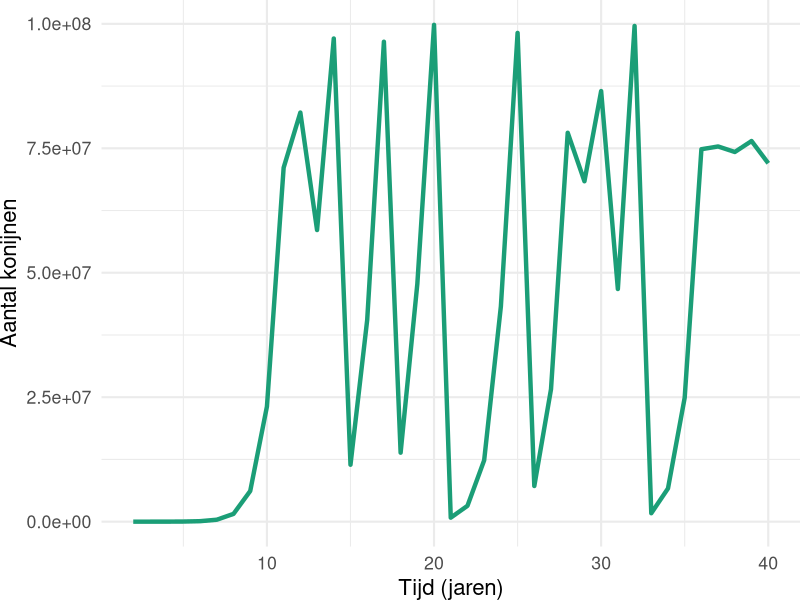
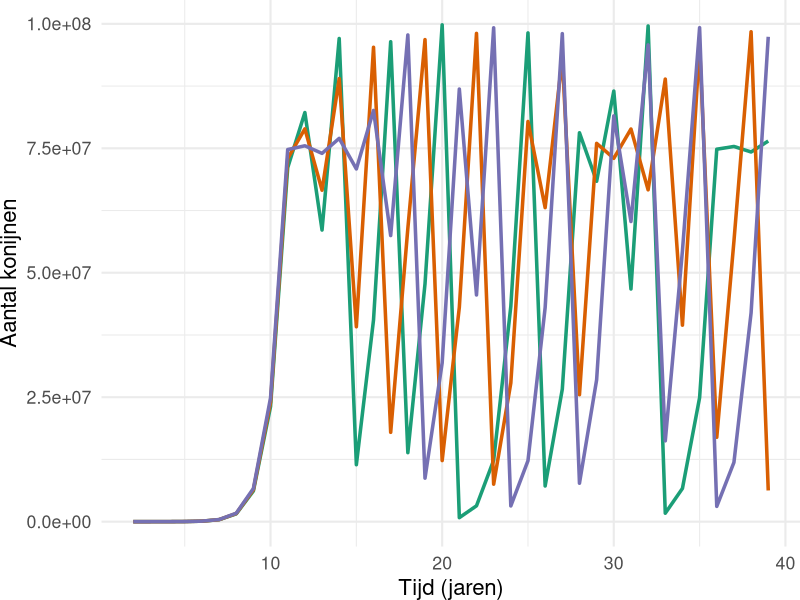
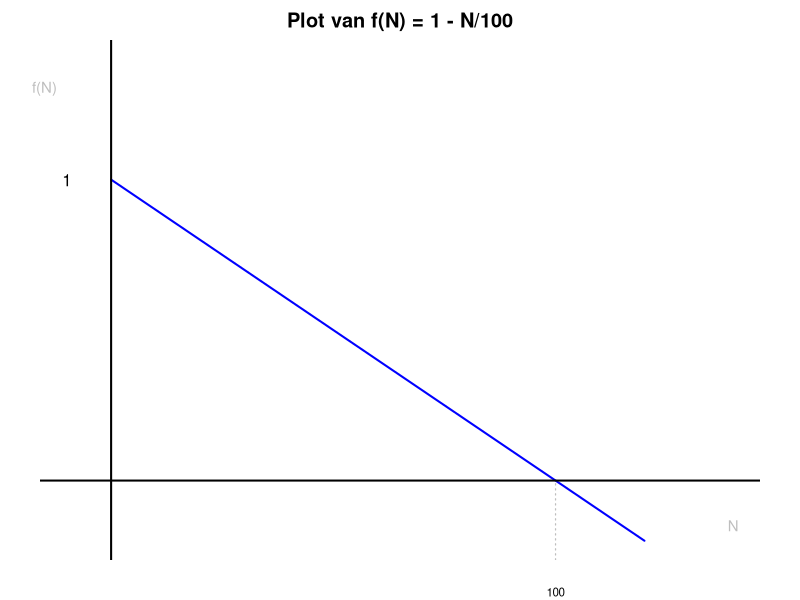

These figures' R source, in order:
## ---- chunk 1
#| code-fold: true
#| warning: false
#| fig.width: 6
#| fig.height: 4
#| fig-cap: "Snel-groeiende konijnenpopulatie gemodelleerd met een differentievergelijking, beginnende met 24 konijnen (r=4, K=10e8)"
#| label: fig-chaos-1

library(ggplot2)
library(dplyr)
r = 4        # intrinsic growth rate
K = 10^8
init_R = 24    # start with 24

R_series <- data.frame()
for(r in c(r)){
  for(s in c(24:26)){ 
    R = s
    myR = R
    R_series <- rbind(R_series, data.frame(time=0, r=r, R=R,s=s,initR=myR))
    for(i in 1:50)
    {
      R <- r*R*(1-R/K)
      R_series <- rbind(R_series, data.frame(time=i,r=r,R=R,s=s,initR=myR))
    }
  }
}

R_series %>% filter(initR==24,time>1,time<=40,r==4) %>% 
  ggplot(aes(x=time,y=R,group=s,col=as.factor(initR))) + 
  geom_line(size=1.5) + 
  #facet_wrap(~r, scale="free_y",ncol=1) + 
  theme_bw() +
  scale_color_brewer(type="qual", palette = "Dark2", name="") +
  guides(color="none")+
  ylab("Aantal konijnen") +
  xlab("Tijd (jaren)") +
  theme_minimal(base_size=16)+
  theme(plot.margin = unit(c(0,0,0,0), "cm"))

## ---- chunk 2
#| code-fold: true
#| warning: false
#| fig.width: 6
#| fig.height: 4
#| fig-cap: "Dezelfde differentievergelijking beginnende met 24 (groen), 25 (rood), en 26 (paars) konijnen. (r=4, K=10e8)"
#| label: fig-chaos-2

R_series %>% filter(time>1,time <40,r==4) %>% 
  ggplot(aes(x=time,y=R,group=s,col=as.factor(initR))) + 
  geom_line(size=1.2) + 
  #facet_wrap(~r, scale="free_y",ncol=1) + 
  theme_bw() +
  guides(color="none")+
  scale_color_brewer(type="qual", palette = "Dark2", name="Begin aantal\nkonijnen") +
  guides(alpha="none") +
  ylab("Aantal konijnen") +
  xlab("Tijd (jaren)") +
  theme_minimal(base_size=16)+
  theme(plot.margin = unit(c(0,0,0,0), "cm"))

## ---- chunk 3
# Define the function
f <- function(N) {
  1 - N / 100
}

# Generate a sequence of N values
N_values <- seq(0, 120, by = 1)  # Extended range to visualize the function around 100

# Compute f(N)
f_values <- f(N_values)
par(mar=c(2,2,2,2))
# Plot the function
plot(
  N_values, f_values, type = "l", col = "blue", lwd = 2,
  xlab = "N", ylab = "f(N)", main = "Plot van f(N) = 1 - N/100",
  ylim = c(-0.2, 1.4), xlim = c(-10, 140), axes=F
)
abline(v=0,lwd=2)
abline(h=0,lwd=2)
# Add the vertical line below the x-axis
segments(
  x0 = 100, y0 = par("usr")[3],  # par("usr")[3] gives the lower limit of the y-axis
  x1 = 100, y1 = 0, col = "grey", lty = 3,lwd=1.2
)
# Annotate the points (100, 0) and (0, 1)
text(100, -0.37, labels = "100", col = "black", cex=0.7, xpd=T)
text(-10, 1, labels = "1", col = "black")
text(-15, 1.3, labels = "f(N)", col = "grey", cex=0.9, xpd=T)
text(140, -0.15, labels = "N", col = "grey", cex=0.9, xpd=T)
